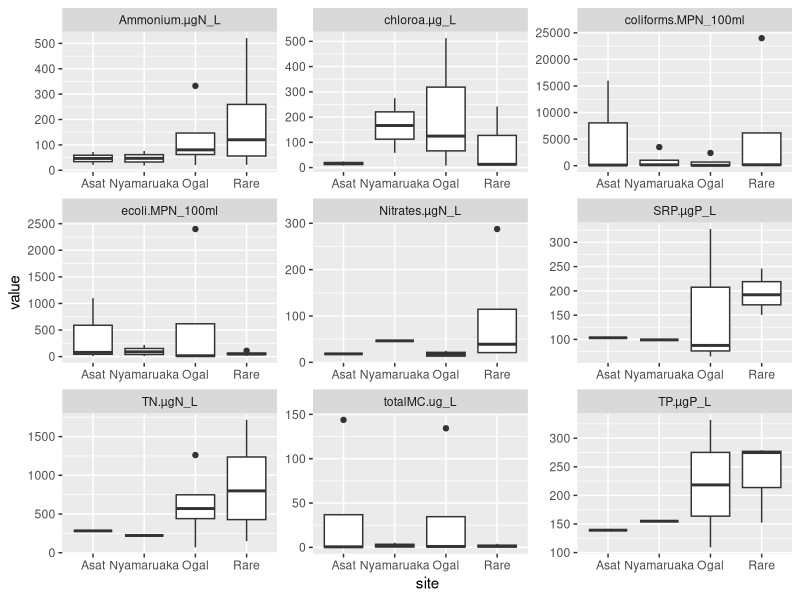

Generate this figure with R:
# Exploratory data analysis
# jrc 180725

library(tidyverse)

lake_WQ <- read.csv("data_out/lake_WQ.csv")

str(lake_WQ)

# Compare water quality across sites and variables

lake_WQ %>%
  select(site, chloroa.µg_L, TN.µgN_L, Nitrates.µgN_L, Ammonium.µgN_L,
         TP.µgP_L, SRP.µgP_L, coliforms.MPN_100ml, ecoli.MPN_100ml, totalMC.ug_L) %>%
  gather(key=variable, value = value, -site) %>%
  ggplot(aes(x=site, y=value)) + 
    geom_boxplot() + 
    facet_wrap(~variable, scales="free")
